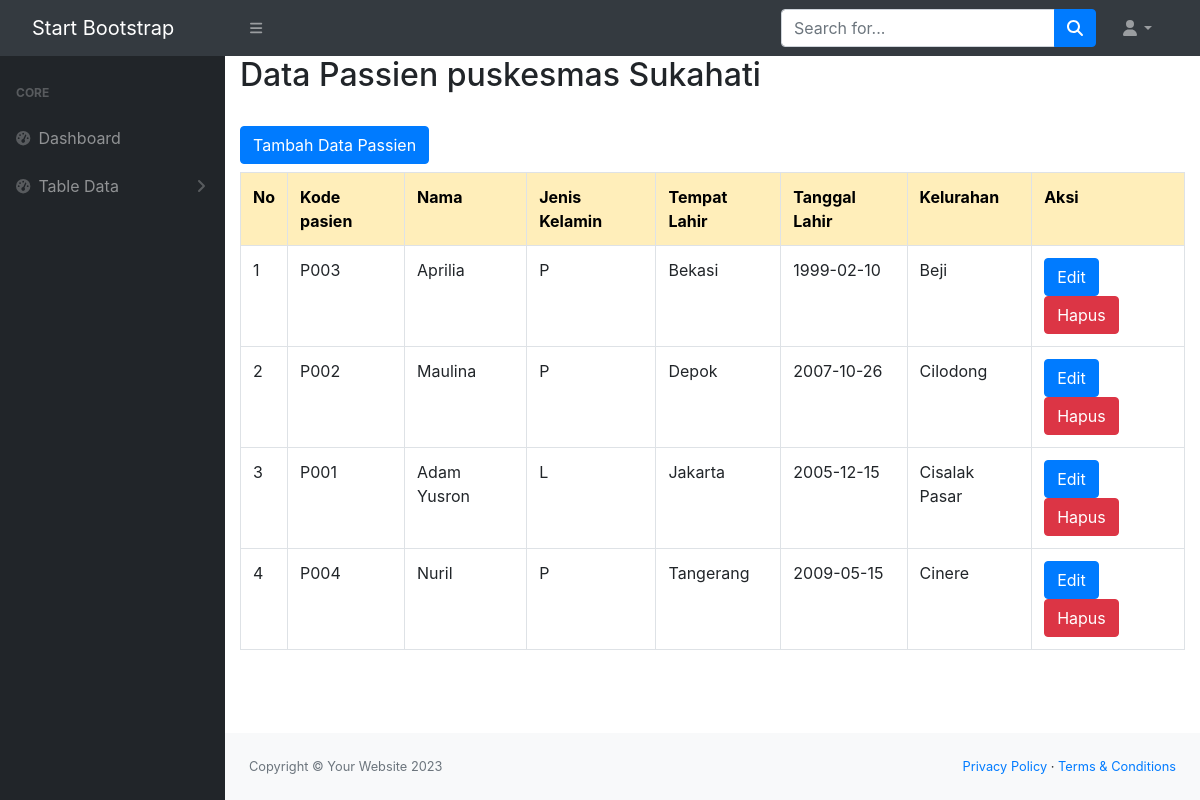
/table_pasien.php, run on the app's committed database.
### tables this page shows
CREATE TABLE `pasien` (
  `id_pasien` int(11) NOT NULL,
  `kode` varchar(10) NOT NULL,
  `nama` varchar(45) NOT NULL,
  `tmp_lahir` varchar(30) NOT NULL,
  `tgl_lahir` date NOT NULL,
  `gender` char(1) NOT NULL,
  `email` varchar(50) NOT NULL,
  `alamat` varchar(100) NOT NULL,
  `kelurahan_id` int(11) NOT NULL
);

CREATE TABLE `kelurahan` (
  `id_kelurahan` int(11) NOT NULL,
  `nama` varchar(45) NOT NULL,
  `kecamatan` varchar(45) NOT NULL
);

### table_pasien.php (the view, shortened to what this page needs)
<?php
require_once 'koneksi.php';
$query = "SELECT pasien.*, kelurahan.nama as nama_kelurahan
            FROM pasien
            LEFT JOIN kelurahan ON pasien.kelurahan_id = kelurahan.id_kelurahan";
$pasiens = $dbh->query($query)
?>
<!DOCTYPE html>
<html lang="en">
<head>
    <link rel="stylesheet" href="https://stackpath.bootstrapcdn.com/bootstrap/4.1.3/css/bootstrap.min.css">
</head>
<body>
<div class="container">
        <h2>Data Passien puskesmas Sukahati</h2>
        <a href="create_pasien.php" class ='btn btn-primary mt-4'>Tambah Data Passien</a>
        <table class="table table-bordered mt-2">
            <tr class="table-warning">
                <th>No</th>
                <th>Kode pasien</th>
                <th>Nama</th>
                <th>Jenis Kelamin</th>
                <th>Tempat Lahir</th>
                <th>Tanggal Lahir</th>
                <th>Kelurahan</th>
                <th>Aksi</th>
            </tr>
            <?php
            $no = 1;
            foreach($pasiens as $pasien){ ?>
            <tr>
                <td><?= $no++; ?></td>
                <td><?= $pasien['kode']; ?></td>
                <td><?= $pasien['nama']; ?></td>
                <td><?= $pasien['gender']; ?></td>
                <td><?= $pasien['tmp_lahir']; ?></td>
                <td><?= $pasien['tgl_lahir']; ?></td>
                <td><?= $pasien['nama_kelurahan']; ?></td>
                <td>
                    <a href="edit_pasien.php?id=<?=$pasien['id_pasien'];?>" class="btn btn-primary">Edit</a>
                    <a href="proses_pasien.php?id=<?=$pasien['id_pasien'];?>" class="btn btn-danger">Hapus</a>
                </td>
            </tr>
            <?php } ?>
        </table>
    </div>
</body>
</html>

### data on the page
pasien: kode "P003", nama "Aprilia", gender "P", tmp_lahir "Bekasi", tgl_lahir "1999-02-10", kelurahan.nama "Beji"
pasien: kode "P002", nama "Maulina", gender "P", tmp_lahir "Depok", tgl_lahir "2007-10-26", kelurahan.nama "Cilodong"
pasien: kode "P001", nama "Adam Yusron", gender "L", tmp_lahir "Jakarta", tgl_lahir "2005-12-15", kelurahan.nama "Cisalak Pasar"
pasien: kode "P004", nama "Nuril", gender "P", tmp_lahir "Tangerang", tgl_lahir "2009-05-15", kelurahan.nama "Cinere"
